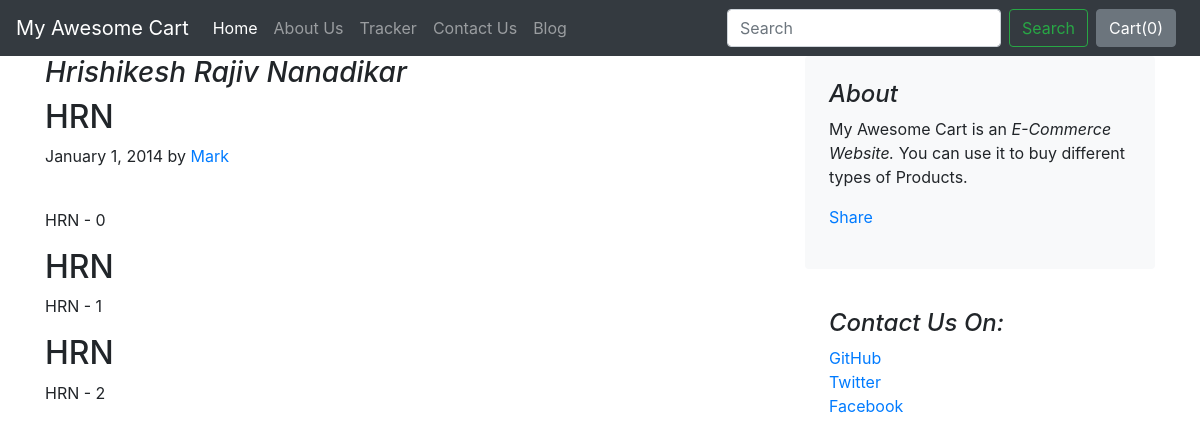
The page /blog/blogpost/1 on the database its author committed.
### blog/models.py (models this page shows)
class Blogpost(models.Model):
    post_id = models.AutoField(primary_key=True)
    title = models.CharField(max_length=50)
    head0 = models.CharField(max_length=500, default="")
    chead0 = models.CharField(max_length=5000, default="")
    head1 = models.CharField(max_length=500, default="")
    chead1 = models.CharField(max_length=5000, default="")
    head2 = models.CharField(max_length=500, default="")
    chead2 = models.CharField(max_length=5000, default="")
    pub_date = models.DateField()
    thumbnail = models.ImageField(upload_to="shop/images", default="")
    def __str__(self):
        return self.title

### blog/views.py (the view)
# urls.py: path("blogpost/<int:id>",views.blogpost, name="blogHome")
def blogpost(request, id):
	post = Blogpost.objects.filter(post_id=id)[0]
	print(post)
	return render(request, 'blog/blogpost.html',
		{'post':post})

### blog/templates/blog/blogpost.html (shortened to what this page needs)
{% extends 'blog/basic.html' %}
{% block body %}
<div class="container">
    <div class="row">
        <div class="col-md-8 blog-main">
            <h3 class="font-italic">
                {{post.title}}
            </h3>
            <div class="blog-post">
                <h2 class="blog-post-title">{{post.head0}}</h2>
                <p class="blog-post-meta">January 1, 2014 by <a href="#">Mark</a></p>
                <div class="fb-like" data-href="http://127.0.0.1:8000/blog/blogpost/{{post.post_id}}" data-width="" data-layout="standard" data-action="like" data-show-faces="false" data-size="large" data-share="true"></div><br>
                <p>{{post.chead0}} </p>
                <h2>{{post.head1}}</h2>
                <p>{{post.chead1}}</p>
                <h2>{{post.head2}}</h2>
                <p>{{post.chead2}}</p>
            </div>
        </div>
        <aside class="col-md-4 blog-sidebar">
            <div class="p-4 mb-3 bg-light rounded">
                <h4 class="font-italic">About</h4>
                <p class="mb-0">My Awesome Cart is an<em> E-Commerce Website. </em>You can use it to buy different types of Products.</p>
                <div class="my-3 fb-share-button" data-href="http://127.0.0.1:8000/blog/blogpost/{{post.post_id}}" data-layout="button_count" data-size="large"><a target="_blank" href="https://www.facebook.com/sharer/sharer.php?u=http%3A%2F%2F127.0.0.1%3A8000%2Fblog%2Fblogpost%2F3&amp;src=sdkpreparse" class="fb-xfbml-parse-ignore">Share</a></div>
            </div>
            <div class="p-4">
                <h4 class="font-italic">Contact Us On:</h4>
                <ol class="list-unstyled">
                    <li><a href="#">GitHub</a></li>
                    <li><a href="#">Twitter</a></li>
                    <li><a href="#">Facebook</a></li>
                </ol>
            </div>
        </aside>
    </div>
</div>
{% endblock %}

### rows shown on the page
Blogpost: title "Hrishikesh Rajiv Nanadikar", head0 "HRN", chead0 "HRN - 0", head1 "HRN", chead1 "HRN - 1", head2 "HRN", chead2 "HRN - 2"
